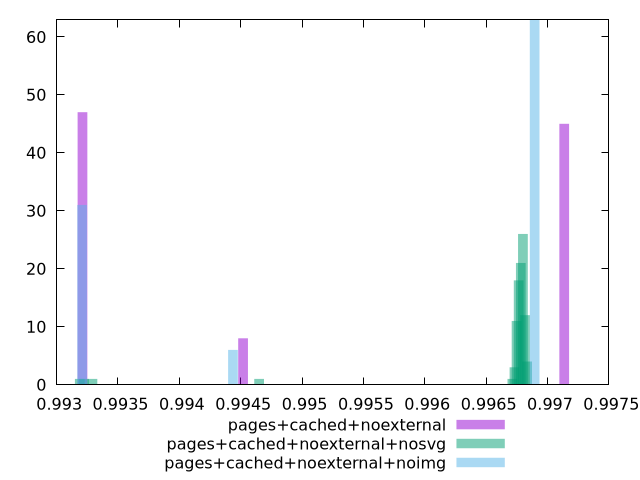

gnuplot code for this plot:
$_pagesCachedNoexternal <<EOF
0.993210557399875 47
0.994519135209361 8
0.997136290828333 45
EOF
$_pagesCachedNoexternalNosvg <<EOF
0.9967307295634537 3
0.9967479240626527 11
0.9932230517268724 1
0.9967651185618516 18
0.9967823130610505 21
0.9967995075602494 26
0.9968167020594484 12
0.9967135350642548 1
0.9968338965586473 4
0.9946501951603834 1
0.9932918297236681 1
0.9931886627284745 1
EOF
$_pagesCachedNoexternalNoimg <<EOF
0.9968952028065841 63
0.993207551008286 31
0.9944367682743853 6
EOF
set key outside below
set terminal pngcairo
set output "report_00005_2020-11-02T22-26-11.212Z/first-cpu-idle/first-cpu-idle_pages+cached+noexternal_pages+cached+noexternal+nosvg_pages+cached+noexternal+noimg+hist.png"
set boxwidth 0.00007895256199716983
set style fill transparent solid 0.5 noborder
set yrange [0:63]
plot $_pagesCachedNoexternal title "pages+cached+noexternal" with boxes ,$_pagesCachedNoexternalNosvg title "pages+cached+noexternal+nosvg" with boxes ,$_pagesCachedNoexternalNoimg title "pages+cached+noexternal+noimg" with boxes ,
